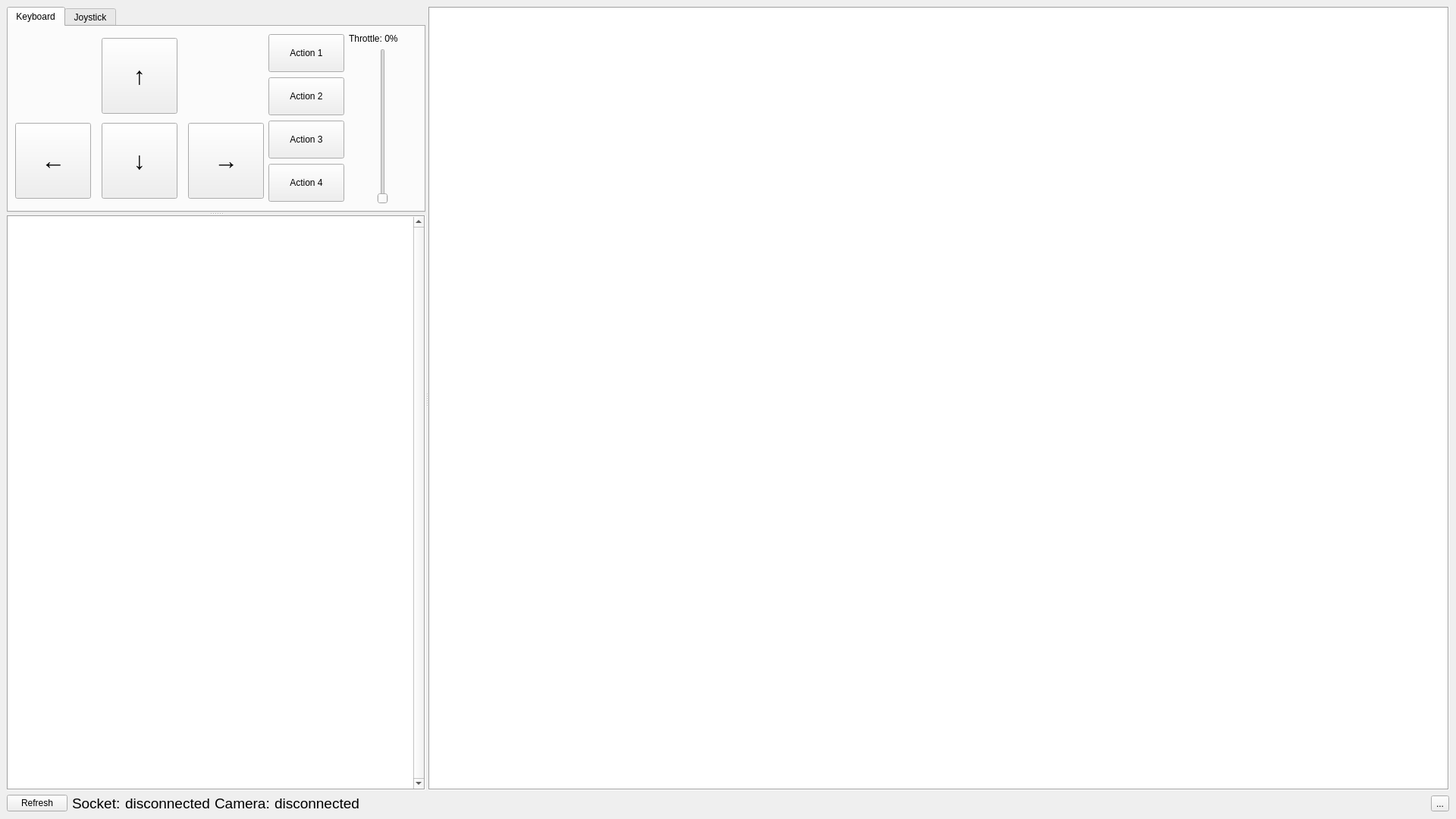
<?xml version="1.0" encoding="UTF-8"?>
<ui version="4.0">
 <class>MainWindow</class>
 <widget class="QMainWindow" name="MainWindow">
  <property name="geometry">
   <rect>
    <x>0</x>
    <y>0</y>
    <width>1920</width>
    <height>1080</height>
   </rect>
  </property>
  <property name="windowTitle">
   <string>MainWindow</string>
  </property>
  <widget class="QWidget" name="centralwidget">
   <property name="sizePolicy">
    <sizepolicy hsizetype="Preferred" vsizetype="Preferred">
     <horstretch>0</horstretch>
     <verstretch>0</verstretch>
    </sizepolicy>
   </property>
   <layout class="QVBoxLayout" name="verticalLayout_9" stretch="1,0">
    <item>
     <widget class="QSplitter" name="splitter_2">
      <property name="sizePolicy">
       <sizepolicy hsizetype="Expanding" vsizetype="Preferred">
        <horstretch>0</horstretch>
        <verstretch>0</verstretch>
       </sizepolicy>
      </property>
      <property name="frameShape">
       <enum>QFrame::NoFrame</enum>
      </property>
      <property name="frameShadow">
       <enum>QFrame::Sunken</enum>
      </property>
      <property name="orientation">
       <enum>Qt::Horizontal</enum>
      </property>
      <widget class="QSplitter" name="splitter">
       <property name="sizePolicy">
        <sizepolicy hsizetype="Preferred" vsizetype="Expanding">
         <horstretch>0</horstretch>
         <verstretch>0</verstretch>
        </sizepolicy>
       </property>
       <property name="frameShape">
        <enum>QFrame::NoFrame</enum>
       </property>
       <property name="orientation">
        <enum>Qt::Vertical</enum>
       </property>
       <widget class="QTabWidget" name="tabWidget">
        <property name="sizePolicy">
         <sizepolicy hsizetype="Expanding" vsizetype="Expanding">
          <horstretch>0</horstretch>
          <verstretch>0</verstretch>
         </sizepolicy>
        </property>
        <property name="tabShape">
         <enum>QTabWidget::Rounded</enum>
        </property>
        <property name="currentIndex">
         <number>0</number>
        </property>
        <property name="usesScrollButtons">
         <bool>true</bool>
        </property>
        <widget class="QWidget" name="t_keyboard">
         <attribute name="title">
          <string>Keyboard</string>
         </attribute>
         <layout class="QHBoxLayout" name="horizontalLayout_5">
          <item>
           <layout class="QGridLayout" name="gridLayout">
            <property name="sizeConstraint">
             <enum>QLayout::SetDefaultConstraint</enum>
            </property>
            <property name="horizontalSpacing">
             <number>14</number>
            </property>
            <property name="verticalSpacing">
             <number>6</number>
            </property>
            <item row="2" column="2">
             <widget class="QPushButton" name="b_keyboardRight">
              <property name="sizePolicy">
               <sizepolicy hsizetype="Fixed" vsizetype="Fixed">
                <horstretch>0</horstretch>
                <verstretch>0</verstretch>
               </sizepolicy>
              </property>
              <property name="minimumSize">
               <size>
                <width>100</width>
                <height>100</height>
               </size>
              </property>
              <property name="font">
               <font>
                <pointsize>24</pointsize>
               </font>
              </property>
              <property name="text">
               <string>→</string>
              </property>
             </widget>
            </item>
            <item row="2" column="1">
             <widget class="QPushButton" name="b_keyboardDown">
              <property name="sizePolicy">
               <sizepolicy hsizetype="Fixed" vsizetype="Fixed">
                <horstretch>0</horstretch>
                <verstretch>0</verstretch>
               </sizepolicy>
              </property>
              <property name="minimumSize">
               <size>
                <width>100</width>
                <height>100</height>
               </size>
              </property>
              <property name="font">
               <font>
                <pointsize>24</pointsize>
               </font>
              </property>
              <property name="text">
               <string>↓</string>
              </property>
             </widget>
            </item>
            <item row="2" column="0">
             <widget class="QPushButton" name="b_keyboardLeft">
              <property name="sizePolicy">
               <sizepolicy hsizetype="Fixed" vsizetype="Fixed">
                <horstretch>0</horstretch>
                <verstretch>0</verstretch>
               </sizepolicy>
              </property>
              <property name="minimumSize">
               <size>
                <width>100</width>
                <height>100</height>
               </size>
              </property>
              <property name="font">
               <font>
                <pointsize>24</pointsize>
               </font>
              </property>
              <property name="text">
               <string>←</string>
              </property>
             </widget>
            </item>
            <item row="1" column="1">
             <widget class="QPushButton" name="b_keyboardUp">
              <property name="sizePolicy">
               <sizepolicy hsizetype="Fixed" vsizetype="Fixed">
                <horstretch>0</horstretch>
                <verstretch>0</verstretch>
               </sizepolicy>
              </property>
              <property name="minimumSize">
               <size>
                <width>100</width>
                <height>100</height>
               </size>
              </property>
              <property name="font">
               <font>
                <pointsize>24</pointsize>
               </font>
              </property>
              <property name="text">
               <string>↑</string>
              </property>
             </widget>
            </item>
           </layout>
          </item>
          <item>
           <layout class="QVBoxLayout" name="verticalLayout_8">
            <item alignment="Qt::AlignHCenter">
             <widget class="QPushButton" name="b_keyboardAction_1">
              <property name="sizePolicy">
               <sizepolicy hsizetype="Fixed" vsizetype="Fixed">
                <horstretch>0</horstretch>
                <verstretch>0</verstretch>
               </sizepolicy>
              </property>
              <property name="minimumSize">
               <size>
                <width>100</width>
                <height>50</height>
               </size>
              </property>
              <property name="text">
               <string>Action 1</string>
              </property>
             </widget>
            </item>
            <item alignment="Qt::AlignHCenter">
             <widget class="QPushButton" name="b_keyboardAction_2">
              <property name="sizePolicy">
               <sizepolicy hsizetype="Fixed" vsizetype="Fixed">
                <horstretch>0</horstretch>
                <verstretch>0</verstretch>
               </sizepolicy>
              </property>
              <property name="minimumSize">
               <size>
                <width>100</width>
                <height>50</height>
               </size>
              </property>
              <property name="text">
               <string>Action 2</string>
              </property>
             </widget>
            </item>
            <item alignment="Qt::AlignHCenter">
             <widget class="QPushButton" name="b_keyboardAction_3">
              <property name="sizePolicy">
               <sizepolicy hsizetype="Fixed" vsizetype="Fixed">
                <horstretch>0</horstretch>
                <verstretch>0</verstretch>
               </sizepolicy>
              </property>
              <property name="minimumSize">
               <size>
                <width>100</width>
                <height>50</height>
               </size>
              </property>
              <property name="text">
               <string>Action 3</string>
              </property>
             </widget>
            </item>
            <item alignment="Qt::AlignHCenter">
             <widget class="QPushButton" name="b_keyboardAction_4">
              <property name="sizePolicy">
               <sizepolicy hsizetype="Fixed" vsizetype="Fixed">
                <horstretch>0</horstretch>
                <verstretch>0</verstretch>
               </sizepolicy>
              </property>
              <property name="minimumSize">
               <size>
                <width>100</width>
                <height>50</height>
               </size>
              </property>
              <property name="text">
               <string>Action 4</string>
              </property>
             </widget>
            </item>
           </layout>
          </item>
          <item>
           <layout class="QVBoxLayout" name="verticalLayout">
            <item alignment="Qt::AlignHCenter">
             <widget class="QLabel" name="l_keyboardThrottle">
              <property name="minimumSize">
               <size>
                <width>90</width>
                <height>0</height>
               </size>
              </property>
              <property name="text">
               <string>Throttle: 0%</string>
              </property>
             </widget>
            </item>
            <item alignment="Qt::AlignHCenter">
             <widget class="QSlider" name="s_keyboardThrottle">
              <property name="sizePolicy">
               <sizepolicy hsizetype="Fixed" vsizetype="Expanding">
                <horstretch>0</horstretch>
                <verstretch>0</verstretch>
               </sizepolicy>
              </property>
              <property name="cursor">
               <cursorShape>SizeVerCursor</cursorShape>
              </property>
              <property name="layoutDirection">
               <enum>Qt::LeftToRight</enum>
              </property>
              <property name="maximum">
               <number>100</number>
              </property>
              <property name="singleStep">
               <number>25</number>
              </property>
              <property name="pageStep">
               <number>25</number>
              </property>
              <property name="value">
               <number>0</number>
              </property>
              <property name="orientation">
               <enum>Qt::Vertical</enum>
              </property>
              <property name="tickPosition">
               <enum>QSlider::NoTicks</enum>
              </property>
              <property name="tickInterval">
               <number>25</number>
              </property>
             </widget>
            </item>
           </layout>
          </item>
         </layout>
        </widget>
        <widget class="QWidget" name="t_joystick">
         <attribute name="title">
          <string>Joystick</string>
         </attribute>
         <layout class="QHBoxLayout" name="horizontalLayout_4" stretch="1,0,0">
          <item>
           <layout class="QGridLayout" name="gridLayout_2" columnstretch="0,1,1,1">
            <item row="2" column="0" alignment="Qt::AlignHCenter">
             <widget class="QLabel" name="label_4">
              <property name="text">
               <string>Right</string>
              </property>
             </widget>
            </item>
            <item row="0" column="0" alignment="Qt::AlignHCenter">
             <widget class="QLabel" name="label_3">
              <property name="text">
               <string>Left</string>
              </property>
             </widget>
            </item>
            <item row="0" column="3">
             <layout class="QVBoxLayout" name="verticalLayout_11">
              <item alignment="Qt::AlignHCenter">
               <widget class="QLabel" name="l_leftTrigger">
                <property name="minimumSize">
                 <size>
                  <width>90</width>
                  <height>0</height>
                 </size>
                </property>
                <property name="text">
                 <string>Trigger: 0%</string>
                </property>
               </widget>
              </item>
              <item alignment="Qt::AlignHCenter">
               <widget class="QSlider" name="s_leftTrigger_Throttle">
                <property name="maximum">
                 <number>100</number>
                </property>
                <property name="orientation">
                 <enum>Qt::Vertical</enum>
                </property>
               </widget>
              </item>
             </layout>
            </item>
            <item row="2" column="2">
             <layout class="QVBoxLayout" name="verticalLayout_5">
              <item alignment="Qt::AlignHCenter">
               <widget class="QLabel" name="l_rightJoystickY">
                <property name="minimumSize">
                 <size>
                  <width>90</width>
                  <height>0</height>
                 </size>
                </property>
                <property name="text">
                 <string>Y-Axis: 0%</string>
                </property>
               </widget>
              </item>
              <item alignment="Qt::AlignHCenter">
               <widget class="QSlider" name="s_rightJoystickY_Throttle">
                <property name="maximum">
                 <number>100</number>
                </property>
                <property name="orientation">
                 <enum>Qt::Vertical</enum>
                </property>
               </widget>
              </item>
             </layout>
            </item>
            <item row="0" column="1">
             <layout class="QVBoxLayout" name="verticalLayout_2">
              <item alignment="Qt::AlignHCenter">
               <widget class="QLabel" name="l_leftJoystickX">
                <property name="minimumSize">
                 <size>
                  <width>90</width>
                  <height>0</height>
                 </size>
                </property>
                <property name="text">
                 <string>X-Axis: 0%</string>
                </property>
               </widget>
              </item>
              <item alignment="Qt::AlignHCenter">
               <widget class="QSlider" name="s_leftJoystickX_Throttle">
                <property name="maximum">
                 <number>100</number>
                </property>
                <property name="orientation">
                 <enum>Qt::Vertical</enum>
                </property>
               </widget>
              </item>
             </layout>
            </item>
            <item row="1" column="0" colspan="4">
             <widget class="Line" name="line">
              <property name="orientation">
               <enum>Qt::Horizontal</enum>
              </property>
             </widget>
            </item>
            <item row="0" column="2">
             <layout class="QVBoxLayout" name="verticalLayout_3">
              <item alignment="Qt::AlignHCenter">
               <widget class="QLabel" name="l_leftJoystickY">
                <property name="minimumSize">
                 <size>
                  <width>90</width>
                  <height>0</height>
                 </size>
                </property>
                <property name="text">
                 <string>Y-Axis: 0%</string>
                </property>
               </widget>
              </item>
              <item alignment="Qt::AlignHCenter">
               <widget class="QSlider" name="s_leftJoystickY_Throttle">
                <property name="maximum">
                 <number>100</number>
                </property>
                <property name="orientation">
                 <enum>Qt::Vertical</enum>
                </property>
               </widget>
              </item>
             </layout>
            </item>
            <item row="2" column="1">
             <layout class="QVBoxLayout" name="verticalLayout_4">
              <item alignment="Qt::AlignHCenter">
               <widget class="QLabel" name="l_rightJoystickX">
                <property name="minimumSize">
                 <size>
                  <width>90</width>
                  <height>0</height>
                 </size>
                </property>
                <property name="text">
                 <string>X-Axis: 0%</string>
                </property>
               </widget>
              </item>
              <item alignment="Qt::AlignHCenter">
               <widget class="QSlider" name="s_rightJoystickX_Throttle">
                <property name="maximum">
                 <number>100</number>
                </property>
                <property name="orientation">
                 <enum>Qt::Vertical</enum>
                </property>
               </widget>
              </item>
             </layout>
            </item>
            <item row="2" column="3">
             <layout class="QVBoxLayout" name="verticalLayout_10">
              <item alignment="Qt::AlignHCenter">
               <widget class="QLabel" name="l_rightTrigger">
                <property name="minimumSize">
                 <size>
                  <width>90</width>
                  <height>0</height>
                 </size>
                </property>
                <property name="text">
                 <string>Trigger: 0%</string>
                </property>
               </widget>
              </item>
              <item alignment="Qt::AlignHCenter">
               <widget class="QSlider" name="s_rightTrigger_Throttle">
                <property name="maximum">
                 <number>100</number>
                </property>
                <property name="orientation">
                 <enum>Qt::Vertical</enum>
                </property>
               </widget>
              </item>
             </layout>
            </item>
           </layout>
          </item>
          <item>
           <layout class="QVBoxLayout" name="verticalLayout_6">
            <item alignment="Qt::AlignHCenter">
             <widget class="QPushButton" name="b_joystickAction_1">
              <property name="sizePolicy">
               <sizepolicy hsizetype="Fixed" vsizetype="Fixed">
                <horstretch>0</horstretch>
                <verstretch>0</verstretch>
               </sizepolicy>
              </property>
              <property name="minimumSize">
               <size>
                <width>100</width>
                <height>50</height>
               </size>
              </property>
              <property name="text">
               <string>Action 1</string>
              </property>
             </widget>
            </item>
            <item alignment="Qt::AlignHCenter">
             <widget class="QPushButton" name="b_joystickAction_2">
              <property name="sizePolicy">
               <sizepolicy hsizetype="Fixed" vsizetype="Fixed">
                <horstretch>0</horstretch>
                <verstretch>0</verstretch>
               </sizepolicy>
              </property>
              <property name="minimumSize">
               <size>
                <width>100</width>
                <height>50</height>
               </size>
              </property>
              <property name="text">
               <string>Action 2</string>
              </property>
             </widget>
            </item>
            <item alignment="Qt::AlignHCenter">
             <widget class="QPushButton" name="b_joystickAction_3">
              <property name="sizePolicy">
               <sizepolicy hsizetype="Fixed" vsizetype="Fixed">
                <horstretch>0</horstretch>
                <verstretch>0</verstretch>
               </sizepolicy>
              </property>
              <property name="minimumSize">
               <size>
                <width>100</width>
                <height>50</height>
               </size>
              </property>
              <property name="text">
               <string>Action 3</string>
              </property>
              <property name="default">
               <bool>false</bool>
              </property>
              <property name="flat">
               <bool>false</bool>
              </property>
             </widget>
            </item>
            <item alignment="Qt::AlignHCenter">
             <widget class="QPushButton" name="b_joystickAction_4">
              <property name="sizePolicy">
               <sizepolicy hsizetype="Fixed" vsizetype="Fixed">
                <horstretch>0</horstretch>
                <verstretch>0</verstretch>
               </sizepolicy>
              </property>
              <property name="minimumSize">
               <size>
                <width>100</width>
                <height>50</height>
               </size>
              </property>
              <property name="text">
               <string>Action 4</string>
              </property>
             </widget>
            </item>
           </layout>
          </item>
          <item>
           <layout class="QVBoxLayout" name="verticalLayout_7">
            <item alignment="Qt::AlignHCenter">
             <widget class="QLabel" name="l_joystickThrottle">
              <property name="minimumSize">
               <size>
                <width>90</width>
                <height>0</height>
               </size>
              </property>
              <property name="text">
               <string>Throttle: 0%</string>
              </property>
             </widget>
            </item>
            <item alignment="Qt::AlignHCenter">
             <widget class="QSlider" name="s_joystickThrottle">
              <property name="maximum">
               <number>100</number>
              </property>
              <property name="orientation">
               <enum>Qt::Vertical</enum>
              </property>
             </widget>
            </item>
           </layout>
          </item>
         </layout>
        </widget>
       </widget>
       <widget class="QTextEdit" name="loggerOutput">
        <property name="sizePolicy">
         <sizepolicy hsizetype="Expanding" vsizetype="Expanding">
          <horstretch>0</horstretch>
          <verstretch>1</verstretch>
         </sizepolicy>
        </property>
        <property name="frameShape">
         <enum>QFrame::Box</enum>
        </property>
        <property name="frameShadow">
         <enum>QFrame::Sunken</enum>
        </property>
        <property name="lineWidth">
         <number>1</number>
        </property>
        <property name="verticalScrollBarPolicy">
         <enum>Qt::ScrollBarAlwaysOn</enum>
        </property>
        <property name="undoRedoEnabled">
         <bool>false</bool>
        </property>
        <property name="readOnly">
         <bool>true</bool>
        </property>
       </widget>
      </widget>
      <widget class="QGraphicsView" name="graphicsView">
       <property name="sizePolicy">
        <sizepolicy hsizetype="Expanding" vsizetype="Expanding">
         <horstretch>1</horstretch>
         <verstretch>0</verstretch>
        </sizepolicy>
       </property>
       <property name="frameShape">
        <enum>QFrame::Box</enum>
       </property>
      </widget>
     </widget>
    </item>
    <item>
     <layout class="QHBoxLayout" name="horizontalLayout_6">
      <item>
       <widget class="QPushButton" name="b_refresh">
        <property name="text">
         <string>Refresh</string>
        </property>
       </widget>
      </item>
      <item>
       <layout class="QHBoxLayout" name="horizontalLayout">
        <item>
         <widget class="QLabel" name="l_socket_status_text">
          <property name="font">
           <font>
            <pointsize>14</pointsize>
           </font>
          </property>
          <property name="text">
           <string>Socket:</string>
          </property>
         </widget>
        </item>
        <item>
         <widget class="QLabel" name="l_socket_status">
          <property name="font">
           <font>
            <pointsize>14</pointsize>
           </font>
          </property>
          <property name="text">
           <string>disconnected</string>
          </property>
          <property name="textFormat">
           <enum>Qt::AutoText</enum>
          </property>
         </widget>
        </item>
       </layout>
      </item>
      <item>
       <layout class="QHBoxLayout" name="horizontalLayout_2">
        <item>
         <widget class="QLabel" name="l_camera_status_text">
          <property name="font">
           <font>
            <pointsize>14</pointsize>
           </font>
          </property>
          <property name="text">
           <string>Camera:</string>
          </property>
         </widget>
        </item>
        <item>
         <widget class="QLabel" name="l_camera_status">
          <property name="font">
           <font>
            <pointsize>14</pointsize>
           </font>
          </property>
          <property name="text">
           <string>disconnected</string>
          </property>
          <property name="textFormat">
           <enum>Qt::AutoText</enum>
          </property>
         </widget>
        </item>
       </layout>
      </item>
      <item>
       <spacer name="horizontalSpacer">
        <property name="orientation">
         <enum>Qt::Horizontal</enum>
        </property>
        <property name="sizeHint" stdset="0">
         <size>
          <width>40</width>
          <height>20</height>
         </size>
        </property>
       </spacer>
      </item>
      <item>
       <widget class="QToolButton" name="toolButton">
        <property name="text">
         <string>...</string>
        </property>
       </widget>
      </item>
     </layout>
    </item>
   </layout>
  </widget>
  <widget class="QMenuBar" name="menubar">
   <property name="geometry">
    <rect>
     <x>0</x>
     <y>0</y>
     <width>1920</width>
     <height>26</height>
    </rect>
   </property>
  </widget>
 </widget>
 <resources/>
 <connections/>
</ui>
